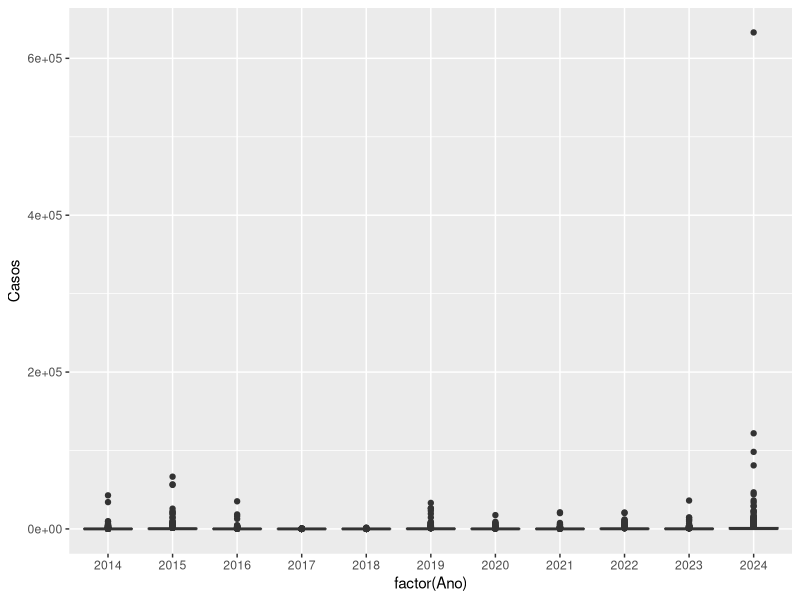

Here is the R script that generated this plot: (Note: this script raises an error after producing the figure.)
library(tidyverse)

dengue_sp <- read.csv2("dengue_sp.csv")
View(dengue_sp)

dengue_sp <- dengue_sp %>%
  filter(Município.de.residência != "Total", 
         Município.de.residência != "&",
         !grepl("IGNORADO", Município.de.residência)
         ) # ! significa não

tail(dengue_sp)

View(dengue_sp)


## dados do IBGE

dados_ibge <- read.csv2("tabela4709.csv", skip = 3)

dados_ibge <- dados_ibge %>%
  rename(Cod = 1)

View(dados_ibge)


### Manipulando dados

# separar o cod. do município

dengue_sp <- dengue_sp %>%
  mutate(
    codigo = str_extract(Município.de.residência, "\\d{6}")
  )

dados_ibge <- dados_ibge %>%
  mutate(
    Cod2 = str_remove(Cod, "\\d$")
    )


## manipulando dengue

glimpse(dengue_sp)

dengue_sp <- dengue_sp %>%
  mutate(across(starts_with("x"), as.integer)) %>% # transforma em int
  replace(is.na(.), 0) # coloca 0 em lugar de NaN

dengue_sp <- dengue_sp %>%
  select(-Total) %>%
  pivot_longer(2:12, names_to = "Ano", values_to = "Casos")

dengue_sp <- dengue_sp %>%
  mutate(Ano = str_remove(Ano, "\\D")) %>%
  mutate(Ano = as.integer(Ano))

df_final <- dados_ibge %>%
  select(Cod = Cod2, Inhab = X2022) %>%
  right_join(dengue_sp, by = c("Cod" = "codigo")) 

df_final %>%
  mutate(
    incidencia = Casos/Inhab*100000
  )

df_final %>% filter(is.na(Inhab))

ggplot(df_final)+
  geom_boxplot(aes(x = factor(Ano), y = Casos))

ggplot(df_final)+
  geom_boxplot(aes(x = factor(Ano), y = incidencia))

